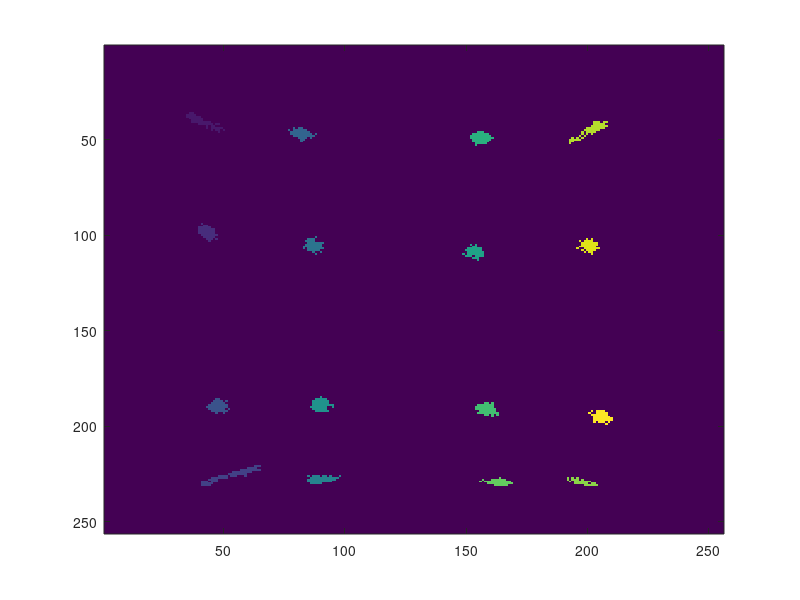

MATLAB code for this plot: (Note: this script raises an error after producing the figure.)
%newtwork for classificatiokn

%first prepare the data
load('analog_flood_all_17_11_15.mat')
imgNN_01_17_11 = squeeze(floodImg(1,:,:));

imgNN = imgNN_01_17_11; %so that the name is shorter
% the other one is like that to know from what image i took it

%black and white mask of only the pixels
imgBW = imgNN > 6; %7 is also fine...still very low threshold value
img2 = imgNN.*imgBW; 
imagesc(img2);

%now prepare the classes
cc = bwconncomp(imgBW);
labeled = labelmatrix(cc);
RGB_label = label2rgb(labeled, @copper, 'c', 'shuffle');
imshow(RGB_label,'InitialMagnification','fit');

%there are some loose pixels...get rid of them
stats = regionprops(cc, 'Area');
idx = find([stats.Area] > 5);
BW2 = ismember(labelmatrix(cc), idx);
%repeat it to keep only the needed labels
cc2 = bwconncomp(BW2);
labeled = labelmatrix(cc2);
RGB_label = label2rgb(labeled, @copper, 'c', 'shuffle');
imshow(RGB_label,'InitialMagnification','fit');

%now keep the list of pixels that i will use for my classes
imagesc(labeled);
classes = labeled;

%generate the classification matrix
imgClass = zeros(max(max(classes)),size(pAmps,2));
imgSize = 256;
for i = 1 : size(pAmps,2)
     A = pAmps(1,i);
     B = pAmps(2,i);
     C = pAmps(3,i);
     D = pAmps(4,i);
     En = A+B+C+D;
     X = round(((A+D)-(B+C))/En*imgSize/2)+imgSize/2;
     Y = round(((A+B)-(C+D))/En*imgSize/2)+imgSize/2;
     if X>0 && X<imgSize && Y>0 && Y<imgSize
         imgClass(classes(X,Y)+1,i) = 1;
         %img(j,X,Y) = floodFitted(j,X,Y)+1;
     end
end

%prepare data for training
netInputs = squeeze(pWidths(2,:,1:10000));
netOutputs = imgClass(:,1:10000);

%network generation ....training etc
%
% This script assumes these variables are defined:
%
%   netInputs - input data.
%   netOutputs - target data.

inputs = netInputs;
targets = netOutputs;

% Create a Pattern Recognition Network
hiddenLayerSize = 100;
net = patternnet(hiddenLayerSize);


% Setup Division of Data for Training, Validation, Testing
net.divideParam.trainRatio = 60/100;
net.divideParam.valRatio = 20/100;
net.divideParam.testRatio = 20/100;


% Train the Network
[net,tr] = train(net,inputs,targets);

% Test the Network
outputs = net(inputs);
errors = gsubtract(targets,outputs);
performance = perform(net,targets,outputs)

% View the Network
view(net)

% Plots
% Uncomment these lines to enable various plots.
%figure, plotperform(tr)
%figure, plottrainstate(tr)
%figure, plotconfusion(targets,outputs)
%figure, ploterrhist(errors)

% Plots
% Uncomment these lines to enable various plots.
%figure, plotperform(tr)
%figure, plottrainstate(tr)
%figure, plotconfusion(targets,outputs)
%figure, ploterrhist(errors)

%data to test the network
netInputs2 = squeeze(pWidths(2,:,10001:20000));
netOutputs2 = imgClass(:,10001:20000);


outS = net(netInputs2);
%esto me da solo el scatter, dividirlo en solo 16 clases usando cuadraddos
%y luego dividirlos otra vez para detectar solo el scatter
